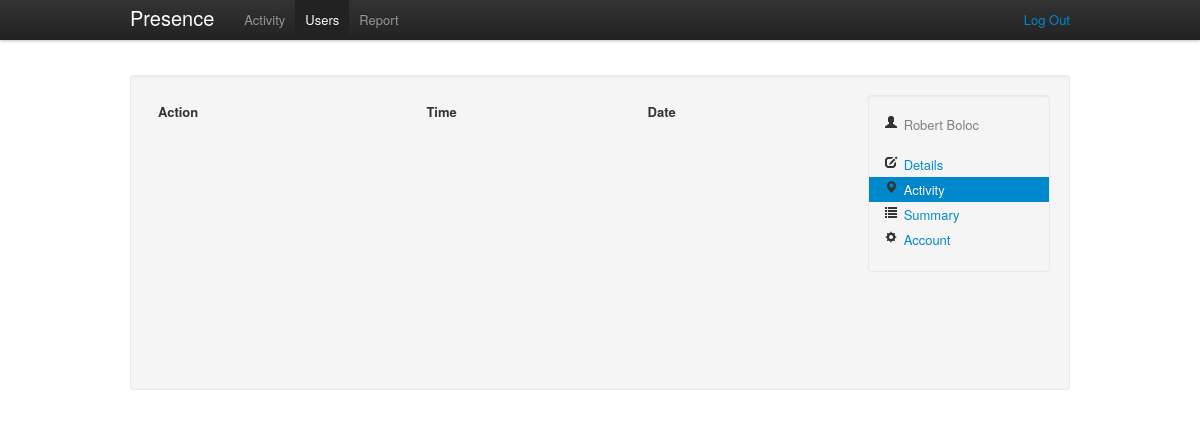
The page /admin/users/1/activity (signed in) on the database as committed earlier.
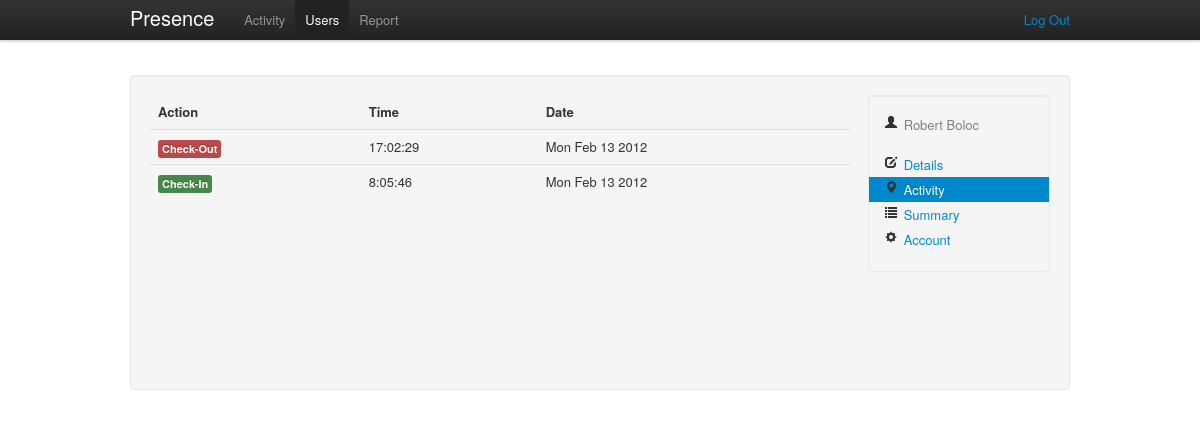
The same page on the database as committed later.
### tables this page shows
CREATE TABLE IF NOT EXISTS `presence_activity` (
  `id` int(11) NOT NULL AUTO_INCREMENT,
  `userid` varchar(250) NOT NULL,
  `action` varchar(50) NOT NULL,
  `timestamp` int(15) NOT NULL,
  `computed` tinyint(1) NOT NULL DEFAULT '0',
  PRIMARY KEY (`id`)
);

### public/index.php (called while the page is built, shortened)
<?php
require_once (ROOT . '/config/config.php');
$url = isset($_GET['url']) ? $_GET['url'] : null;
$role = isset($_SESSION['role']) ? $_SESSION['role'] : null;
if ($url == null && $role == null) {
    $controller = "AuthController";
    $action = "asklogin";
    $url_params = array();
} else if ($url == null && isset($role)) {
    $controller = ucfirst($role) . 'Controller';
    $action = 'activity';
    $url_params = array();
} else {
    $url_params = explode('/', $url);
    $controller = ucfirst(array_shift($url_params));
    $action = $url_params[0] == null ? 'activity' : array_shift($url_params);
}
isset($url_params[1])
    ? $extra_action = $url_params[1]
    : $extra_action = null;
$extra_params = $_POST;
new $controller($action, array_merge($url_params, $extra_params), $extra_action);

### lang/en.php (called while the page is built, shortened)
<?php
$STRINGS = null;
$STRINGS['brand'] = 'Presence';
$STRINGS['login'] = 'Login';
$STRINGS['help'] = 'Help';
$STRINGS['activity'] = 'Activity';
$STRINGS['users'] = 'Users';
$STRINGS['report'] = 'Report';
$STRINGS['user'] = 'User';
$STRINGS['logout'] = 'Log Out';
$STRINGS['home'] = 'Home';
$STRINGS['404'] = '404';
$STRINGS['details'] = 'Details';
$STRINGS['summary'] = 'Summary';
$STRINGS['account'] = 'Account';
$STRINGS['starttime'] = 'Start Time';
$STRINGS['startdate'] = 'Start Date';
$STRINGS['endtime'] = 'End Time';
$STRINGS['enddate'] = 'End Date';
$STRINGS['action'] = 'Action';
$STRINGS['time'] = 'Time';
$STRINGS['date'] = 'Date';
$STRINGS['firstname'] = 'First Name';
$STRINGS['lastname'] = 'Last Name';
$STRINGS['email'] = 'Email';
$STRINGS['issued'] = 'Issued';
$STRINGS['period'] = 'Period';
$STRINGS['intervals'] = 'Intervals';
$STRINGS['interval'] = 'Interval';
$STRINGS['total'] = 'Total';
$STRINGS['password'] = 'Password';
$STRINGS['position'] = 'Position';
$STRINGS['role'] = 'Role';
$STRINGS['update'] = 'Update';
$STRINGS['week'] = 'Week';
$STRINGS['month'] = 'Month';
$STRINGS['year'] = 'Year';
$STRINGS['type'] = 'Type';
$STRINGS['message'] = 'Message';
$STRINGS['previous'] = 'Previous';
$STRINGS['next'] = 'Next';
$STRINGS['user:update:success'] = 'User details updated successfully!';
$STRINGS['user:update:failed'] = 'User details update falied!';
$STRINGS['user:delete:success'] = 'User deleted successfully!';
$STRINGS['user:delete:failed'] = 'User deleition falied!';
$STRINGS['user:create:success'] = 'The new user has been created!';
$STRINGS['user:create:failed'] = 'Error creating new user!';
$STRINGS['user:create:duplicate'] = 'This user already exists!';
$STRINGS['admin:no:activities'] = 'No more activity!';
$STRINGS['add:user'] = 'Add User';
$STRINGS['create:user'] = 'Create User';
$STRINGS['build:report'] = 'Build Report';
$STRINGS['event:success'] = 'Success!';
$STRINGS['event:error'] = 'Error!';
$STRINGS['event:checkin'] = 'Check-In';
$STRINGS['event:checkout'] = 'Check-Out';
$STRINGS['event:incidence'] = 'Incidence';
$STRINGS['event:noactivity'] = 'No Activity!';
$STRINGS['event:noactivity:message'] = 'There is no user activity';
$STRINGS['event:noactivityinterval:message'] = 'There is no user activity';
$STRINGS['event:delete:account'] = 'Delete Account';

### lib/DB.php (called while the page is built, shortened)
<?php
class DB {
    private static $_instance;
    private static function getInstance(){
        if(self::$_instance == null){
            self::$_instance = new $class();
        }
        return self::$_instance;
    }
    public static function setUp($params){
        $db = self::getInstance();
        $db->_connection = new PDO("mysql:host=" . $params->dbhost . ";
                                    dbname=" . $params->dbname,
                                               $params->dbuser,
                                               $params->dbpassword);
    }
    public static function getDB(){
        $db = self::getInstance();
        return $db->_connection;
    }
	static function getRecord($sql, array $params){
        $st = self::getDB()->prepare($sql);
		$st->execute($params);
		return $st->fetch(PDO::FETCH_OBJ);
	}
	static function getAllRecords($sql, array $params = null){
		$st = self::getDB()->prepare($sql);
        $st->execute($params);
        return $st->fetchAll(PDO::FETCH_OBJ);
	}
}

### config/config.php (called while the page is built, shortened)
<?php
$CONFIG = new stdClass();
$CONFIG->dbhost = 'localhost';
$CONFIG->dbname = 'presence';
$CONFIG->dbuser = 'root';
$CONFIG->dbpassword = 'doremi';

### app/models/ActivityModel.php (called while the page is built, shortened)
<?php
class ActivityModel extends Model {
    public static function find_all_by_user($user) {
        $sql = "SELECT pa.id, pa.userid, pa.action, pa.timestamp
				FROM " . self::table() . " pa
				JOIN presence_users pu ON `userid` = pu.id
				WHERE `userid` = ?
				ORDER BY id DESC";
		return DB::getAllRecords($sql, array($user));
    }
}

### app/controllers/AdminController.php (called while the page is built, shortened)
<?php
class AdminController extends Controller {
    public function __construct($action, $params, $extra_action = null) {
        global $CONFIG;
        isset($extra_action) ? $action = $action . '_' . $extra_action : null;
        if ($this->check_role('admin') && method_exists($this, $action)) {
            $this->$action($params);
        } else {
            RoutingHelper::redirect($CONFIG->wwwroot . '/error/notfound');
        }
    }
    public function users_activity($params) {
        $this->_view =
                new AdminUserActivityView(UserModel::find($params[0]),
                        ActivityModel::find_all_by_user($params[0]));
    }
}

### app/model.class.php (called while the page is built, shortened)
<?php
abstract class Model{
    public static function find($id){
        $sql = "SELECT *
                FROM ".self::table()."
                WHERE `id` = ?";
        return DB::getRecord($sql, array($id));
    }
    protected static function table(){
        $prefix = 'presence_';
        $caller = get_called_class();
        $class = lcfirst(substr($caller, 0, -5));
        return $prefix.self::pluralise($class);
    }
    private static function pluralise($word){
        $exceptions = array();
        $exceptions['activity'] = 'activity';
        empty($exceptions[$word])
            ? $plural = $word.'s'
            : $plural = $exceptions[$word];
        return $plural;
    }
}

### app/helpers/BootstrapHelper.php (called while the page is built, shortened)
<?php
class BootstrapHelper extends Helper{
    static function get_label_for_action($action){
       switch ($action) {
            case 'checkin': return 'label-success';
            case 'checkout': return 'label-important';
		}
    }
}

### app/views/admin/AdminUserActivityView.php (shortened to what the changed rows need)
<?php
class AdminUserActivityView extends View{
	private $_user;
    private $_activity;
    public function __construct($user, $activity) {
        $this->_user = $user;
        $this->_activity = $activity;
    }
    public function content(){
        global $CONFIG, $STRINGS;
		$activity_table_content = '';
        if ($this->_activity) {
            foreach ($this->_activity as $entry) {
                $activity_table_content .=
                '<tr>
					<td><span class="label ' . BootstrapHelper::get_label_for_action($entry->action) . '">' . BootstrapHelper::get_event_description($entry->action) . '</span></td>
					<td>' . date('G:i:s', $entry->timestamp) . '</td>
					<td>' . date('D M j Y', $entry->timestamp) . '</td>
				 </tr>
				';
            }
        }
        return '
			<section id="user-activity" class="well min-table">
            '.MenuHelper::admin_submenu('activity', $this->_user).'
				<table class="table inline-table">
					<thead>
						<tr>
							<th>'.$STRINGS['action'].'</th>
							<th>'.$STRINGS['time'].'</th>
							<th>'.$STRINGS['date'].'</th>
						</tr>
					</thead>
					<tbody>' . $activity_table_content . '
					</tbody>
				</table>
			</section>';
  	}
}

Rows that differ between the two databases and show on the page:
added presence_activity: action "Check-Out", timestamp "17:02:29", timestamp "Mon Feb 13 2012"
added presence_activity: action "Check-In", timestamp "8:05:46", timestamp "Mon Feb 13 2012"
